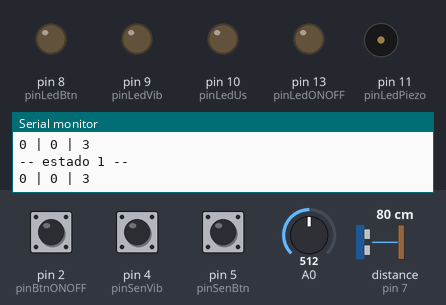
Recording of a sketch running on a simulated Arduino Uno, built with avr-gcc and run on an emulated ATmega328P. On the bench: output pins drawn as LEDs (lit = HIGH), buzzer (waves = sounding, pin HIGH), the last lines printed to the serial monitor. Inputs (shaded band) come from the test bench; at power-on: pin 2 (pinBtnONOFF) HIGH, pin 4 (pinSenVib) HIGH, distance to the obstacle (sensor on pin 7) 80 cm, A0 = 512, pin 5 (pinSenBtn) LOW. The echo pulse lasts 58.3 µs per cm.

Above: at 1.2 s.
1.3 s: pin 2 (pinBtnONOFF) pulled LOW for 0.15 s
At 2.3 s:
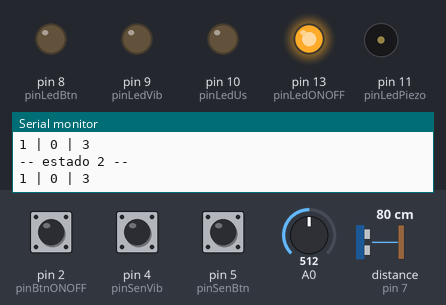
4.4 s: pin 4 (pinSenVib) pulled LOW for 3.2 s
At 6.4 s:
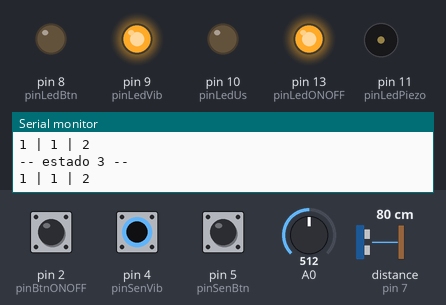
9.1 s: distance to the obstacle (sensor on pin 7) set to 2 cm
12.1 s: A0 set to 784
15.0 s: A0 set to 816
At 15.7 s:
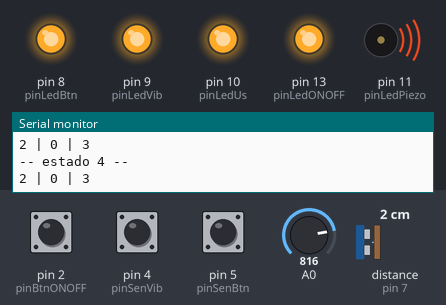
16.5 s: pin 2 (pinBtnONOFF) pulled LOW for 1 s
At 18.7 s:
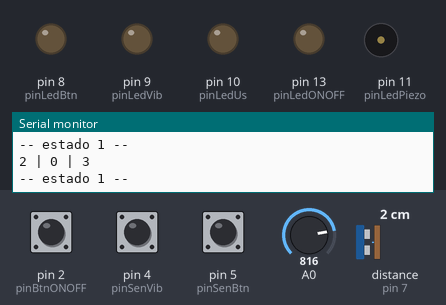
Timing chart, 0 to 20.0 s (numbered marks = the images above; inputs shaded):
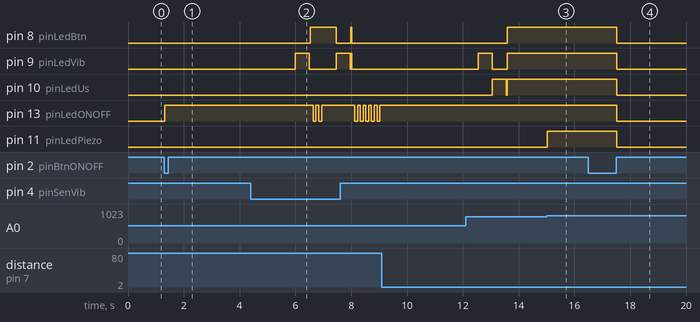

Measured:
- the behaviour switches between 800 and 801 on A0 (found by bisection; images 2 and 3)
- after the input at 1.3 s, pin 13 (pinLedONOFF): LOW → HIGH at once
- after the input at 15.0 s, pin 11 (pinLedPiezo): LOW → HIGH at once
- after the input at 16.5 s, pin 8 (pinLedBtn), pin 9 (pinLedVib), pin 10 (pinLedUs), pin 13 (pinLedONOFF), pin 11 (pinLedPiezo): HIGH → LOW after 1.0 s

The sketch:

projeto.ino
```cpp
#include "Ultrasonic.h"

#define pinLedPiezo 11
#define pinLedUs 10
#define pinLedVib 9
#define pinLedBtn 8

#define pinSenPiezo 0
#define pinSenUsTrg 6
#define pinSenUsEcho 7
#define pinSenVib 4
#define pinSenBtn 5

#define pinBtnONOFF 2
#define pinLedONOFF 13

int estado;
int valPiezo;
bool butONOFF;
int leSensores;
bool isAtivo;

int sequencia[10] = {3,2,1,4,1,3,3,2,4,2};
int nivelAtual;
int navegaSequencia;

Ultrasonic ultrasonic(pinSenUsTrg,pinSenUsEcho);
int distancia;

unsigned long int tmpNivel;
unsigned long int tmpSinaliza;
unsigned long int tmpLe;

int senPiezo;
int senUs;
bool senVib;
bool senBtn;

int hcsr04(){/*
   digitalWrite(pinSenUsTrg, HIGH);
   delayMicroseconds(10);
   digitalWrite(pinSenUsTrg, LOW); */
   return (ultrasonic.Ranging(CM));
}

void setup() {
  // put your setup code here, to run once:
  pinMode(pinLedPiezo,OUTPUT);
  pinMode(pinLedUs,OUTPUT);
  pinMode(pinLedVib,OUTPUT);
  pinMode(pinLedBtn,OUTPUT);
  pinMode(pinLedONOFF,OUTPUT);

  pinMode(pinSenUsTrg,INPUT);
  pinMode(pinSenUsEcho,INPUT);
  pinMode(pinSenVib,INPUT);
  pinMode(pinSenBtn,INPUT);
  pinMode(pinBtnONOFF,INPUT);

  digitalWrite(pinSenVib, HIGH);

  //piezo 0
  ADMUX  |= (1 << REFS0);       // usa Vcc como referencia
  ADCSRA |= (1 << ADEN);        // habilita o ADC


  butONOFF = HIGH;
  Serial.begin(9600);

  estado = 1;
}

void pisca(int l) {
  if (l>0){
    digitalWrite(pinLedONOFF,HIGH);
    delay(100);
    digitalWrite(pinLedONOFF,LOW);
    delay(100);
    pisca(l-1);
  } else {
    digitalWrite(pinLedONOFF,HIGH);
  }
}

void desligaLeds() {
  digitalWrite(pinLedPiezo,LOW);
  digitalWrite(pinLedUs,LOW);
  digitalWrite (pinLedVib, LOW);
  digitalWrite(pinLedBtn, LOW);
}

bool lePiezo() {
  /* RETIRAR LEITURA PELO ANALOGREAD
  valPiezo = analogRead(pinSenPiezo);  // Read the voltage*/
  //Serial.println(valPiezo, DEC); // Print the voltage to the terminal

  ADMUX   &= ~(1<<pinSenPiezo);
  ADCSRA |= (1 << ADSC);        // inicia a conversao
  while(ADCSRA & (1 << ADSC));  // espera a conversao

  int valPiezo = ADCL;                 // tem que ser lido antes do ADCH
  valPiezo = (ADCH << 8) + valPiezo;
  if(valPiezo > 800 ) {
   digitalWrite(pinLedPiezo,HIGH);
   //leds = 1;
   return true;
  } else {
      return false;
  }
}

bool leUs() {
  distancia = hcsr04();
  if(distancia <= 10 ){
    digitalWrite(pinLedUs,HIGH);
    //leds = 2;
    return true;
  }else {
    return false;
  }
}

bool leVib() {
  if (digitalRead (pinSenVib) ) { // If a signal was noticed, the LED will be on
    digitalWrite (pinLedVib, HIGH);
    //leds = 3;
    return true;
  } else {
     return false;
  }
}

bool leBtn() {
  if(!digitalRead(pinSenBtn) ){
    digitalWrite(pinLedBtn, HIGH);
    //leds = 4;
    return true;
  } else {
     return false;
  }
}


void sinaliza_sensor (int s) {
    digitalWrite(pinLedPiezo,s==1);
    digitalWrite(pinLedUs,s==2);
    digitalWrite(pinLedVib,s==3);
    digitalWrite(pinLedBtn,s==4);
}

int le_sensores(int s) {
  //A ORDEM DOS SENSORES IMPORTA POR CAUSA DA INTERACAO ENTE BOTAO E VIBRACAO

  senBtn = leBtn(); //4
  senPiezo = lePiezo(); //1
  senUs = leUs(); //2
  senVib = leVib(); //3

  switch (s){
    case 1:
      if ( senPiezo ) {
        return true;
      } else if ( senUs || senVib || senBtn) {
        return false;
      } else {
        return 2;
      } break;
    case 2:
      if (  senUs ) {
        return true;
      } else if ( senPiezo || senVib || senBtn){
        return false;
      } else {
        return 2;
      } break;
    case 3:
      if ( senVib ) {
        return true;
      } else if ( senPiezo || senUs || senBtn){
        return false;
      } else {
        return 2;
      } break;
    case 4:
      if ( senBtn) {
        return true;
      } else if ( senPiezo || senUs || senVib ){
        return false;
      } else {
        return 2;
      } break;
    case 5:
      return senPiezo || senUs || senVib || senBtn;

  }

}

void loop() {
  // put your main code here, to run repeatedly:
  switch (estado) {

    case 1: //desligado
      Serial.println("-- estado 1 --");
      Serial.print(nivelAtual);Serial.print(" | ");Serial.print(navegaSequencia);Serial.print(" | ");Serial.println(sequencia[navegaSequencia]);
        if(!digitalRead(pinBtnONOFF) && butONOFF) {
          butONOFF = LOW;
          digitalWrite(pinLedONOFF,HIGH);
      } else if(digitalRead(pinBtnONOFF) != butONOFF) {
          estado = 2;
          tmpNivel = millis();
          butONOFF = HIGH;
          nivelAtual = 1; //mudar para 1
          navegaSequencia = 0;
      } break;

    case 2: //nivel
      Serial.println("-- estado 2 --");
      Serial.print(nivelAtual);Serial.print(" | ");Serial.print(navegaSequencia);Serial.print(" | ");Serial.println(sequencia[navegaSequencia]);
        if( (millis() - tmpNivel)>=4000 ){
          estado = 3;
          tmpSinaliza = millis();
      } else if(!digitalRead(pinBtnONOFF) && butONOFF) {
          butONOFF = LOW;
      } else if(digitalRead(pinBtnONOFF) != butONOFF) {
          estado = 1;
          tmpNivel = millis();
          butONOFF = HIGH;
          digitalWrite(pinLedONOFF,LOW);
          desligaLeds();
      } break;

    case 3: //sinaliza
      Serial.println("-- estado 3 --");
      Serial.print(nivelAtual);Serial.print(" | ");Serial.print(navegaSequencia);Serial.print(" | ");Serial.println(sequencia[navegaSequencia]);
        if(!digitalRead(pinBtnONOFF) && butONOFF) {
          butONOFF = LOW;
      } else if(digitalRead(pinBtnONOFF) != butONOFF) {
          estado = 1;
          tmpNivel = millis();
          butONOFF = HIGH;
          digitalWrite(pinLedONOFF,LOW);
          desligaLeds();
      } else if ( (navegaSequencia == nivelAtual) && (millis() - tmpSinaliza > 500) ){
          estado = 4;
          navegaSequencia = 0;
          sinaliza_sensor(0);
      } else if (millis() - tmpSinaliza > 500){
          sinaliza_sensor(sequencia[navegaSequencia]);
          tmpSinaliza = millis();
          navegaSequencia++;
      } else if(!digitalRead(pinBtnONOFF) && butONOFF) {
          butONOFF = LOW;
      } else if(digitalRead(pinBtnONOFF) != butONOFF) {
          estado = 1;
          tmpNivel = millis();
          butONOFF = HIGH;
          desligaLeds();
          digitalWrite(pinLedONOFF,LOW);
      } break;

    case 4: //analisa
      Serial.println("-- estado 4 --");
      Serial.print(nivelAtual);Serial.print(" | ");Serial.print(navegaSequencia);Serial.print(" | ");Serial.println(sequencia[navegaSequencia]);
      leSensores = le_sensores(sequencia[navegaSequencia]);
      //Serial.print("le sensores: ");Serial.println(leSensores);

        if(!digitalRead(pinBtnONOFF) && butONOFF) {
          butONOFF = LOW;
      } else if(digitalRead(pinBtnONOFF) != butONOFF) {
          estado = 1;
          tmpNivel = millis();
          butONOFF = HIGH;
          digitalWrite(pinLedONOFF,LOW);
          desligaLeds();
      } else if(navegaSequencia == nivelAtual) {//acertou tudo
          navegaSequencia = 0;
          estado = 2;
          desligaLeds();
          tmpNivel = millis();
          nivelAtual++;
          pisca(5);
      } else if (leSensores==2) { //2 significa ninguem ativado
          desligaLeds();
          isAtivo = false;
          break;
      }  else if (isAtivo) { //alguem ativado?
          break;
      } else if(leSensores==true) { //pode ser false, true ou 2
          navegaSequencia++;
          isAtivo = true;
      } else if(leSensores==false) { // erouuu //pode ser false true ou 2
          estado = 2;
          nivelAtual = 1;
          pisca(2);
          navegaSequencia = 0;
          isAtivo = false;
      } else if(leSensores==2) {
          break;
      } break;
  }

}
```
